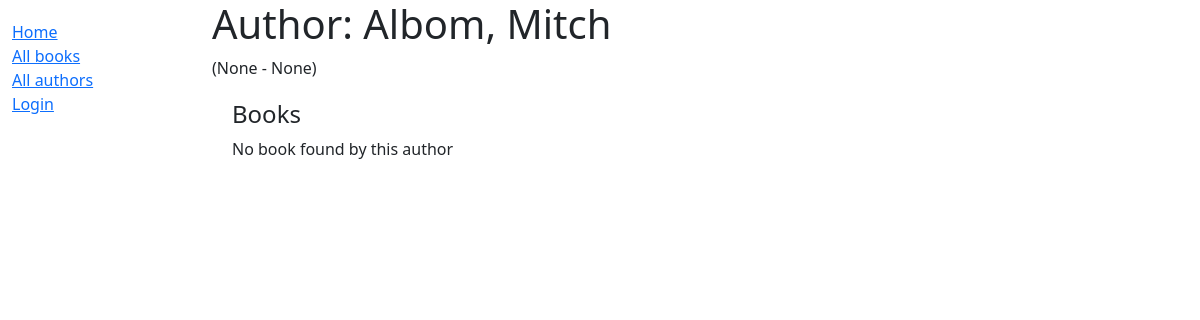
Before: /catalog/author/2 with the older database file.
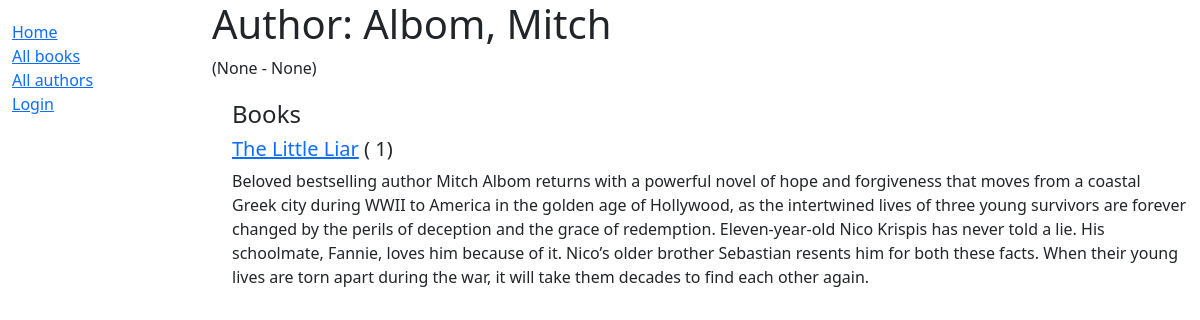
After: the same page with the newer database file.
### catalog/models.py (models this page shows, shortened)
class Book(models.Model):
    title = models.CharField(max_length=200)
    author = models.ForeignKey(
        'Author',
        on_delete=models.RESTRICT,
        null=True
    )
    summary = models.TextField(
        max_length=1000,
        help_text="Enter a brief description of the book"
    )
    isbn = models.CharField('ISBN', max_length=13, unique=True, help_text='13 Character <a href="https://www.isbn-insternational.org/content/what-isbn">ISBN</a>')
    genre = models.ManyToManyField('Genre', help_text='Select a genre for this book')
    language = models.ForeignKey('Language', on_delete=models.SET_NULL, null=True)
    class Meta:
        ordering = ['title', 'author']
    def display_genre(self):
        return ', '.join([genre.name for genre in self.genre.all()[:3]])
    display_genre.short_description = 'Genre'

### catalog/views.py (the view)
# urls.py: path('author/<int:pk>', views.AuthorDetailView.as_view(), name='author-detail')
class AuthorDetailView(generic.DetailView):
    model = Author

### catalog/templates/catalog/author_detail.html (shortened to what this page needs)
{% extends "base_generic.html" %}
{% block content %}
<h1>Author: {{ author.last_name }}, {{ author.first_name }} </h1>
<p>
    ({{ author.date_of_birth }} - {{ author.date_of_death}})<br>
</p>
<div style="margin-left: 20px; margin-top:20px">
    <h4>Books</h4>
    {% for book in author.book_set.all %}
    <div>
        <h5><a href='{% url 'book-detail' book.id %}'>{{ book.title }}</a> <span>( {{ book.bookinstance_set.count }})</span></h5>
        <p>{{ book.summary }}</p>
    </div>
    {% empty %}
    <p>No book found by this author</p>
    {% endfor %}
</div>
{% endblock %}
{% block sidebar %}
{{ block.super }}
{% endblock sidebar %}

Changed rows visible on the page:
added Book: title "The Little Liar", bookinstance_set.count "1", summary "Beloved bestselling author Mitch Albom returns with a powerful novel of hope and forgiveness that moves from a coastal Greek city during WWII to America in the golden age of Hollywood, as the intertwined lives of three young survivors are forever changed by the perils of deception and the grace of redemption. Eleven-year-old Nico Krispis has never told a lie. His schoolmate, Fannie, loves him because of it. Nico’s older brother Sebastian resents him for both these facts. When their young lives are torn apart during the war, it will take them decades to find each other again."
Other visible differences:
text no longer shown: "No book found by this author"
